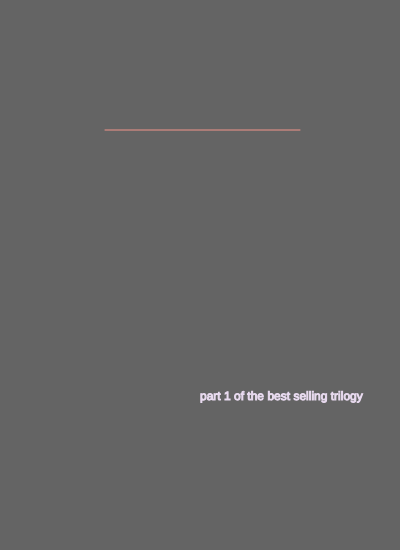
Frame 1 (no input)
Frame 60 (no input): identical to frame 1, image omitted
Frame 120 (the mouse pressed at the canvas centre since frame 60): identical to frame 1, image omitted

The p5.js sketch that drew this single still picture (run headless with seeded random() and noise() and a simulated clock; from frame 60 on, the mouse is pressed at the canvas centre):

// p5.js sketch
// ── sketch.js

function setup() {
  createCanvas(400, 550);
}

function draw() {
  background(100);
  textFont('arial');
  fill(`#E8DAEF`);
  stroke('#E8DAEF');
  textSize(12);
  text('part 1 of the best selling trilogy', 200, 400);
  stroke(`#F1948A`);
  fill("#F1948A");
  line(105, 130, 300, 130);
}
